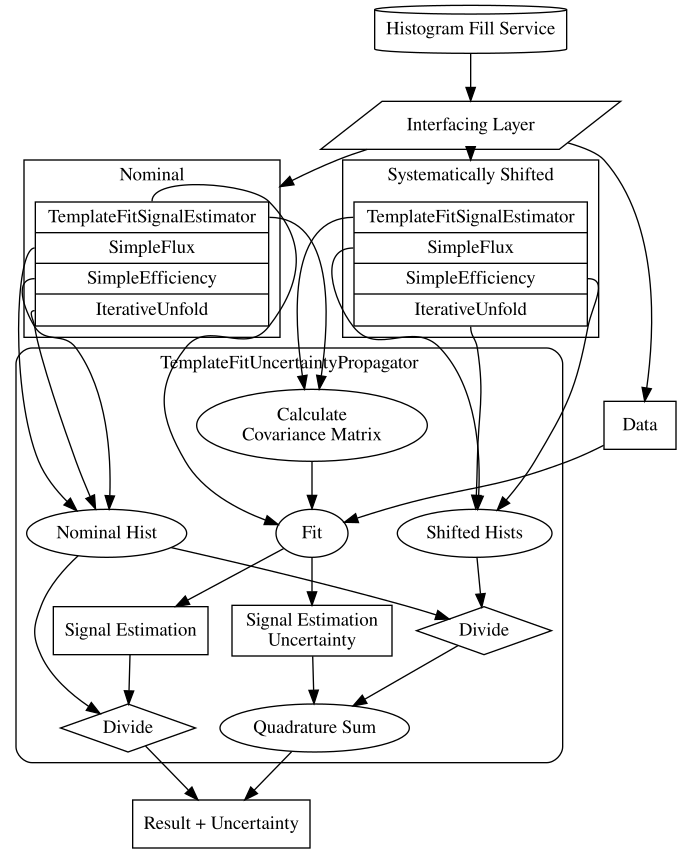

This chart was generated by the following Python code:
import pygraphviz as pgv
from format_utils import *

g = pgv.AGraph(strict=False, directed=True)
g.graph_attr['compound'] = True



g.add_node('Fill', label='Histogram Fill Service', shape='cylinder')
g.add_node('I', label='Interfacing Layer', shape='parallelogram')
g.add_edge('Fill', 'I')

g.add_node('Data', shape='box')
g.add_edge('I', 'Data')

g.add_node(
    'NM',
    label='{<TF>TemplateFitSignalEstimator | <F>SimpleFlux | <E>SimpleEfficiency | <U>IterativeUnfold}',
    shape='record',
)
g.add_edge('I', 'NM', lhead='cluster_Nominal')
g.add_subgraph(['NM'], label='Nominal', name='cluster_Nominal')

g.add_node(
    'SM',
    label='{<TF>TemplateFitSignalEstimator | <F>SimpleFlux | <E>SimpleEfficiency | <U>IterativeUnfold}',
    shape='record',
)
g.add_subgraph(['SM'], label='Systematically Shifted', name='cluster_Shifted')
g.add_edge('I', 'SM', lhead='cluster_Shifted')

g.add_node('cov', label='Calculate \\nCovariance Matrix')
g.add_edge('NM', 'cov', tailport='TF')
g.add_edge('SM', 'cov', tailport='TF')

g.add_node('Fit')
g.add_edge('cov', 'Fit')
g.add_edge('Data', 'Fit')
g.add_edge('NM', 'Fit', tailport='TF')

g.add_node('SE', label='Signal Estimation', shape='box')
g.add_node('SEU', label='Signal Estimation \\nUncertainty', shape='box')
g.add_edge('Fit', 'SE')
g.add_edge('Fit', 'SEU')

g.add_node('NH', label='Nominal Hist')
g.add_node('SH', label='Shifted Hists')
g.add_edge('NM', 'NH', tailport='F')
g.add_edge('NM', 'NH', tailport='E')
g.add_edge('NM', 'NH', tailport='U')

g.add_edge('SM', 'SH', tailport='F')
g.add_edge('SM', 'SH', tailport='E')
g.add_edge('SM', 'SH', tailport='U')

g.add_node('QS', label='Quadrature Sum')
g.add_edge('div2', 'QS')
g.add_edge('SEU', 'QS')

g.add_node('div1', label='Divide', shape='diamond')
g.add_edge('NH', 'div1')
g.add_edge('SE', 'div1')

g.add_node('div2', label='Divide', shape='diamond')
g.add_edge('NH', 'div2')
g.add_edge('SH', 'div2')

g.add_node('R', label='Result + Uncertainty', shape='box')
g.add_edge('QS', 'R')
g.add_edge('div1', 'R')

g.add_subgraph(
    ['SH', 'cov', 'NH', 'Fit', 'SEU', 'SE', 'QS', 'div1', 'div2'],
    name='cluster_propagator',
    label='TemplateFitUncertaintyPropagator',
    style='rounded'
)


#g.add_node('NSE', label='TemplateFitSignalEstimator', shape='box')
#g.add_node('NF', label='SimpleFlux', shape='box')
#g.add_node('NE', label='SimpleEfficiency', shape='box')
#g.add_edge('NSE', 'NF', invis=True)
#g.add_edge('NF', 'NE', invis=True)
#
#g.add_node('SSE', label='TemplateFitSignalEstimator', shape='box3d')
#g.add_node('SF', label='SimpleFlux', shape='box3d')
#g.add_node('SE', label='SimpleEfficiency', shape='box3d')
#
#g.add_node('Data', shape='box')
#
#g.add_edge('I', 'NSE', lhead='cluster_Nominal')
#g.add_edge('I', 'SSE', lhead='cluster_Shifted')
#
#g.add_subgraph(
#    ['NSE', 'NF', 'NE'],
#    name='cluster_Nominal',
#    label='Nominal'
#)
#g.add_subgraph(
#    ['SSE', 'SF', 'SE'],
#    name='cluster_Shifted',
#    label='Shifted'
#)
#
#
#
#
g.layout(prog='dot')
g.draw('template_fit_analysis_flowchart.svg', prog='dot')
